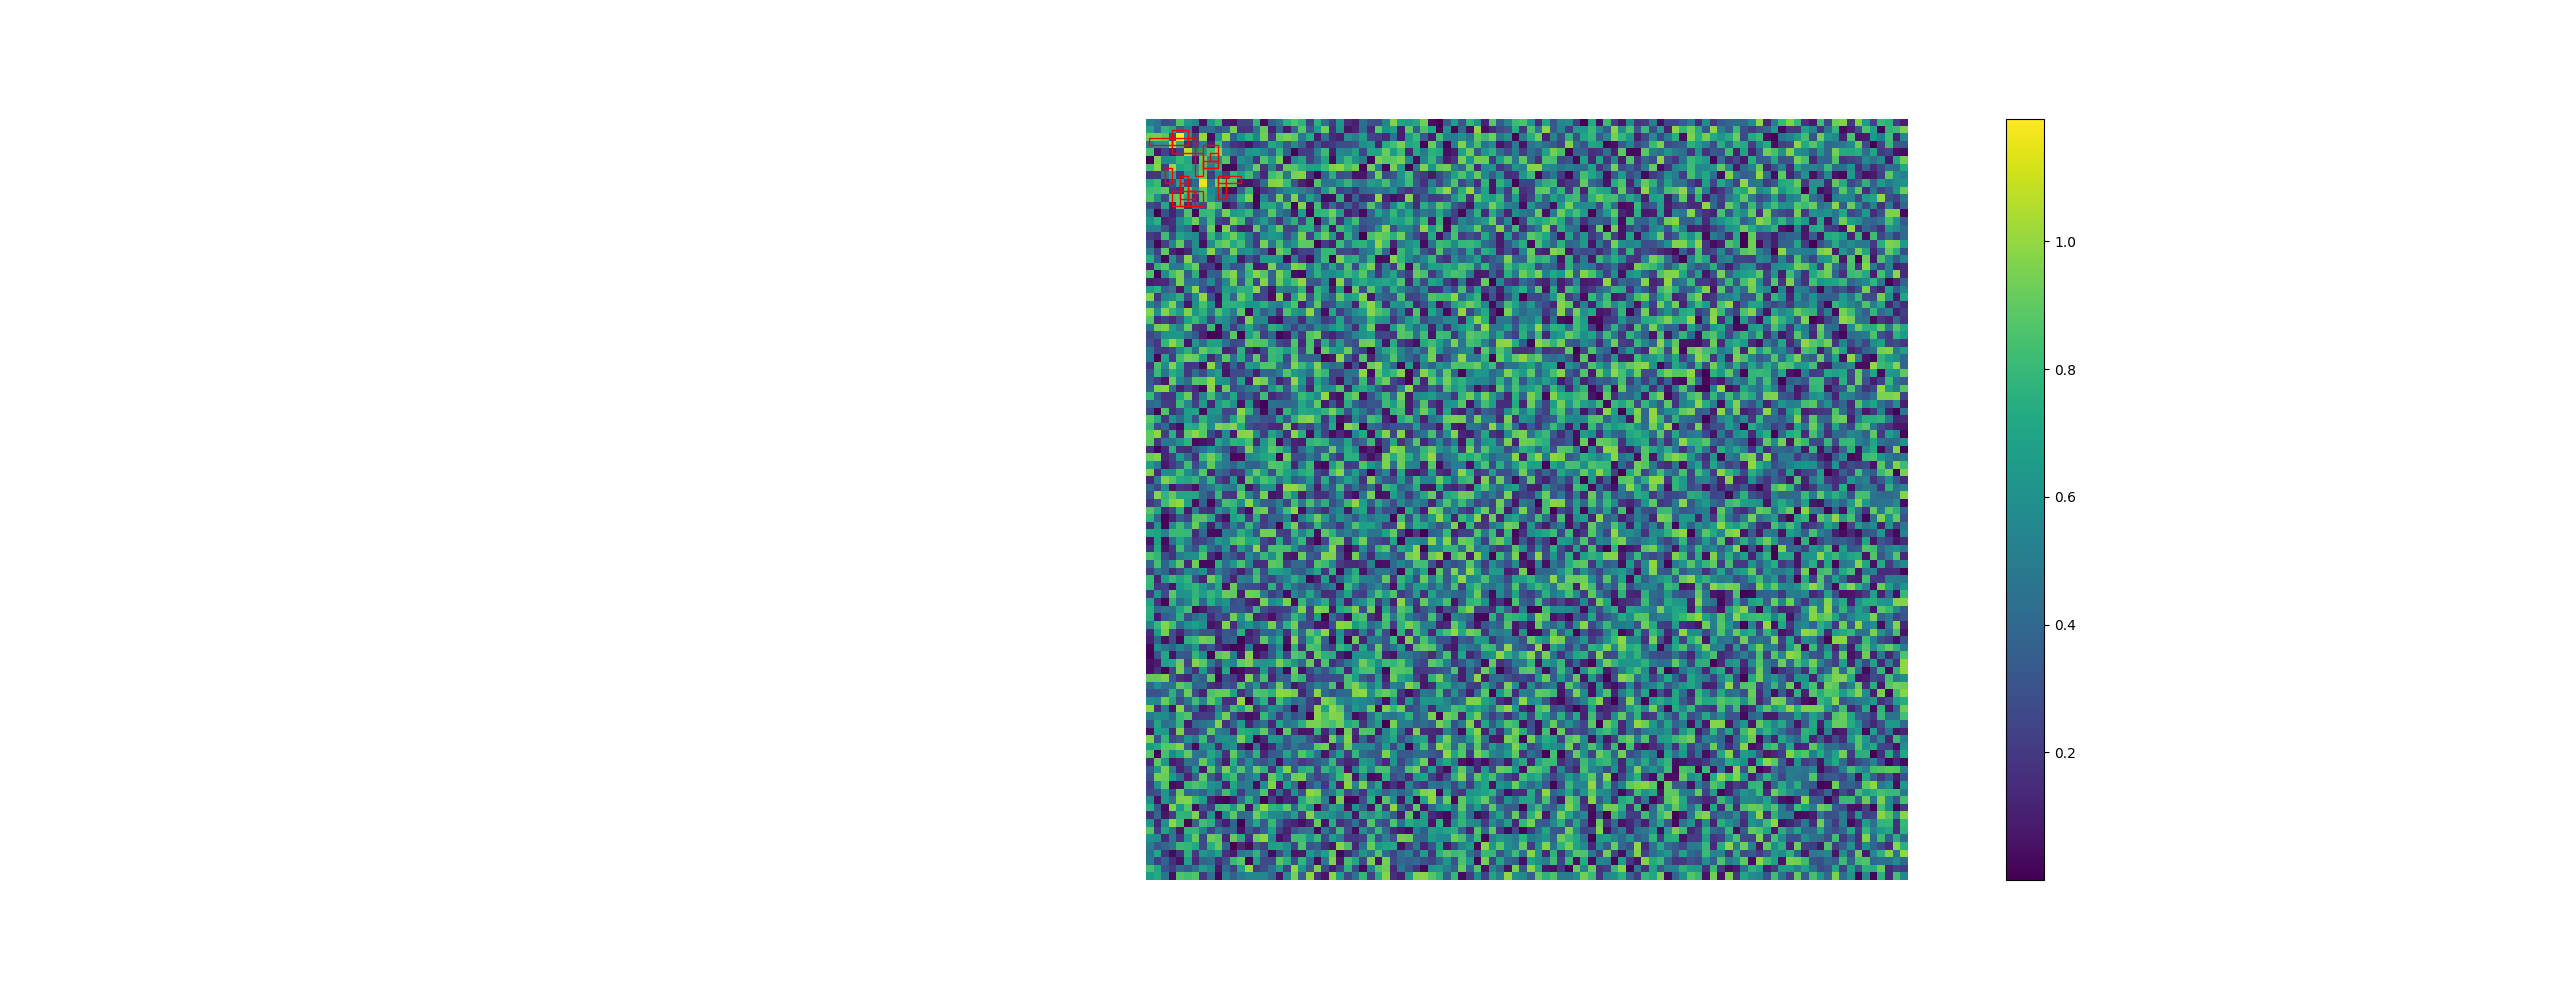

Here is the Python script that generated this plot:
import numpy as np
import matplotlib.pyplot as plt
from matplotlib.patches import Rectangle

# Seed for reproducibility (remove for true randomness)
np.random.seed(420)  

# Generate a random array of numbers
data = np.random.rand(100, 100)

# Apply a hidden pattern to the data
for i in range(10):
    for j in range(10):
        if (i + j) % 3 == 0:
            data[i, j] += 0.2  # Subtle increase in value

# Visualize the data as a heatmap
plt.imshow(data, cmap='viridis', interpolation='nearest')
plt.colorbar()

# Add random rectangles to further obfuscate the pattern
for _ in range(15):
    x = np.random.randint(0, 10)
    y = np.random.randint(0, 10)
    width = np.random.randint(1, 4)
    height = np.random.randint(1, 4)
    plt.gca().add_patch(Rectangle((x, y), width, height, linewidth=1, edgecolor='r', facecolor='none'))

# Remove axis labels and ticks
plt.axis('off')

# Show the plot
plt.show()
